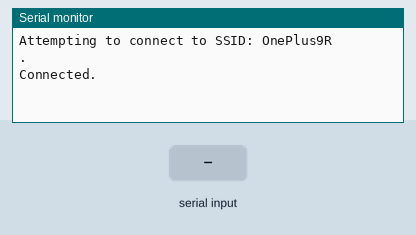
This sketch was run on a simulated ESP8266 (NodeMCU). On the bench: the last lines printed to the serial monitor. Inputs (shaded band) come from the test bench. WiFi joins after 1.5 s; servers stay silent unless stated.

Above: at 5.8 s.
5.9 s: "1\n" received over Serial
At 6.8 s:
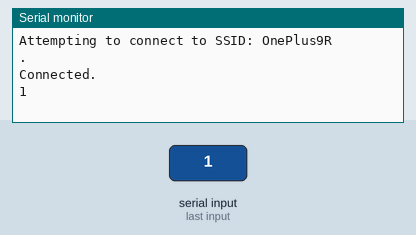
7.4 s: "0\n" received over Serial
At 8.0 s:
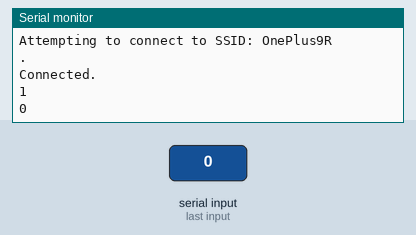
8.9 s: "2\n" received over Serial
At 10.3 s:
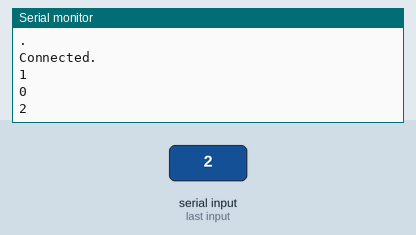

Measured:
- after the input at 5.9 s, the serial monitor: prints a new line at once (image 1)
- after the input at 7.4 s, the serial monitor: prints a new line at once (image 2)
- after the input at 8.9 s, the serial monitor: prints a new line at once (image 3)

The sketch:

nodemcu.ino
```cpp
#include "ThingSpeak.h"
#include <ESP8266WiFi.h>
#include <Wire.h>

//----------- Enter you Wi-Fi Details---------//
char ssid[] = "OnePlus9R";     //SSID
char pass[] = "Meetali3040";  // Password
//-------------------------------------------//

WiFiClient client;

unsigned long myChannelNumber = 2091705;  // Channel ID here
const int FieldNumberUS1 = 1;
const int FieldNumberUS2 = 2;
const char* myWriteAPIKey = "8RKN50SCRS6QQNZH";  // Your Write API Key here

void setup() {
// Open serial communications and wait for port to open:
Serial.begin(115200);
while (!Serial) {
; // wait for serial port to connect. Needed for native USB port only
}
 WiFi.mode(WIFI_STA);
  ThingSpeak.begin(client);}


void loop() { // run over and over
if (WiFi.status() != WL_CONNECTED) {
    Serial.print("Attempting to connect to SSID: ");
    Serial.println(ssid);
    while (WiFi.status() != WL_CONNECTED) {
      WiFi.begin(ssid, pass);
      Serial.print(".");
      delay(5000);
    }
    Serial.println("\nConnected.");
  }
if (Serial.available()) {
  String data = Serial.readStringUntil('\n');
  String US1 = data.substring(0, data.indexOf(','));
  data = data.substring(data.indexOf(',') +1);
  String US2 = data.substring(0, data.indexOf('\r'));
  Serial.println(US2);
 ThingSpeak.writeField(myChannelNumber, FieldNumberUS1, US1, myWriteAPIKey);
 ThingSpeak.writeField(myChannelNumber, FieldNumberUS2, US2, myWriteAPIKey);
}
}
```
